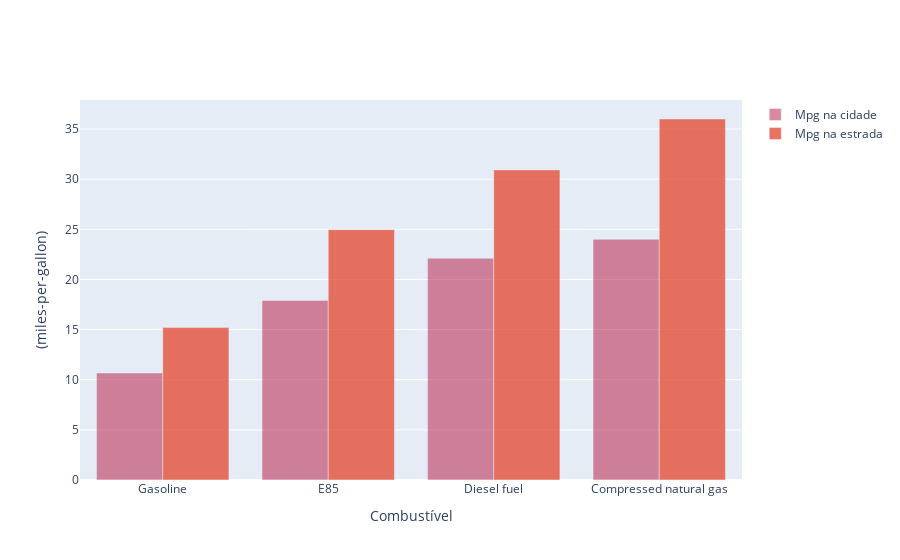

Notebook source saved alongside this figure:
### Code cell
import pandas as pd
import plotly.offline as py
import plotly.graph_objs as go
py.init_notebook_mode(connected=True)

city = go.Bar(x = df["Fuel Type"].unique(),
                    y = np.sort(df.groupby(["Fuel Type"]).mean()["City mpg"]),
                    name = "Mpg na cidade",
                    marker = {'color': '#b71540'},
                    opacity = .5)

highway = go.Bar(x = df["Fuel Type"].unique(),
                     y = np.sort(df.groupby("Fuel Type").mean()["Highway mpg"]),
                     name = "Mpg na estrada",
                     marker = {'color': '#e55039'},
                     opacity = .8)

data = [city, highway]

# Criando Layout
layout = go.Layout(title='',
                   yaxis={'title':'(miles-per-gallon)'},
                   xaxis={'title': 'Combustível'})

# Criando figura que será exibida
fig = go.Figure(data=data, layout=layout)

# Exibindo figura/gráfico
py.iplot(fig)
#fig.show(renderer="colab")

### Figure 1 — Plotly figure (JSON) as saved in the notebook; plotly's stock layout.template omitted (floating-point values rounded to 4 significant figures)
{"data": [{"marker": {"color": "#b71540"}, "name": "Mpg na cidade", "opacity": 0.5, "type": "bar", "x": ["Gasoline", "E85", "Diesel fuel", "Compressed natural gas"], "y": [10.68, 17.9, 22.11, 24]}, {"marker": {"color": "#e55039"}, "name": "Mpg na estrada", "opacity": 0.8, "type": "bar", "x": ["Gasoline", "E85", "Diesel fuel", "Compressed natural gas"], "y": [15.2, 24.97, 30.93, 36]}], "layout": {"title": {"text": ""}, "xaxis": {"title": {"text": "Combustível"}}, "yaxis": {"title": {"text": "(miles-per-gallon)"}}}}
